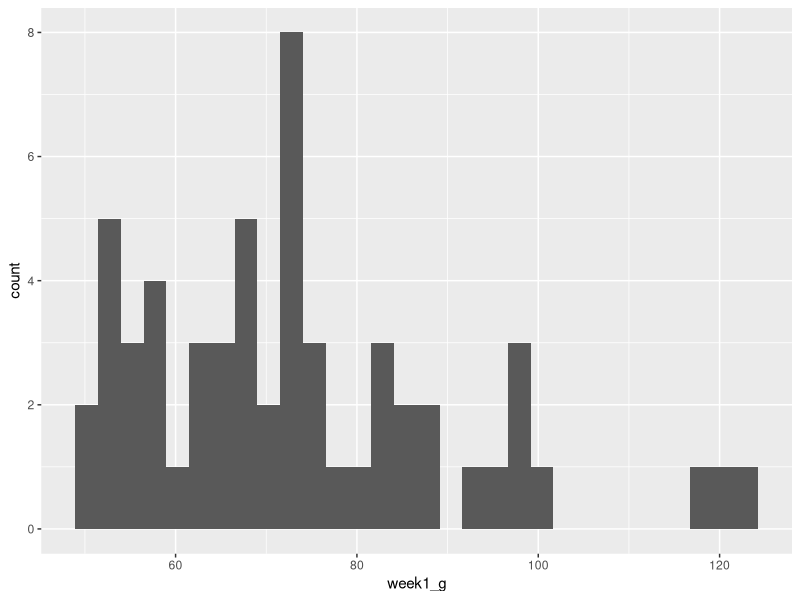
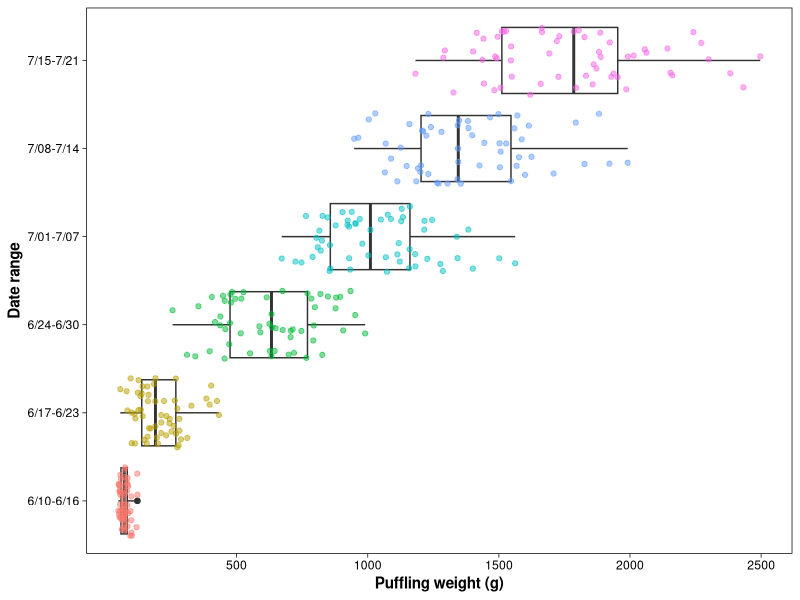
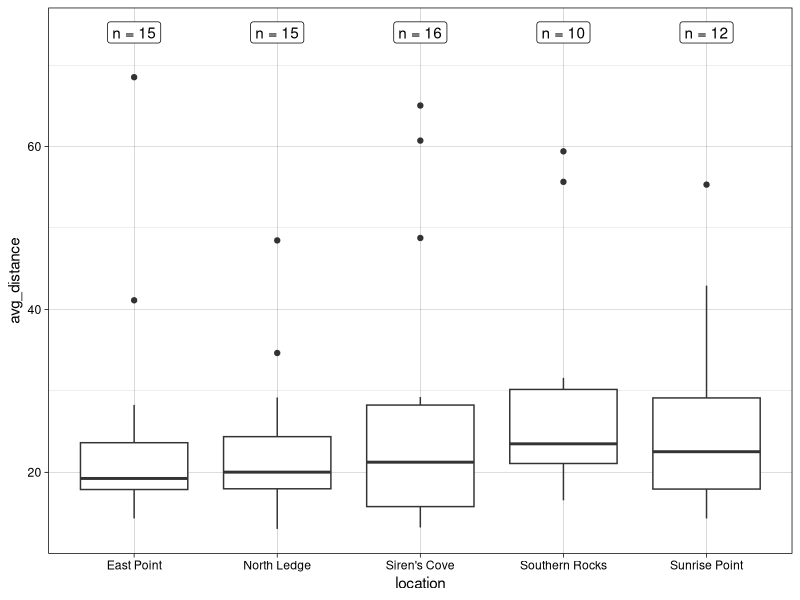
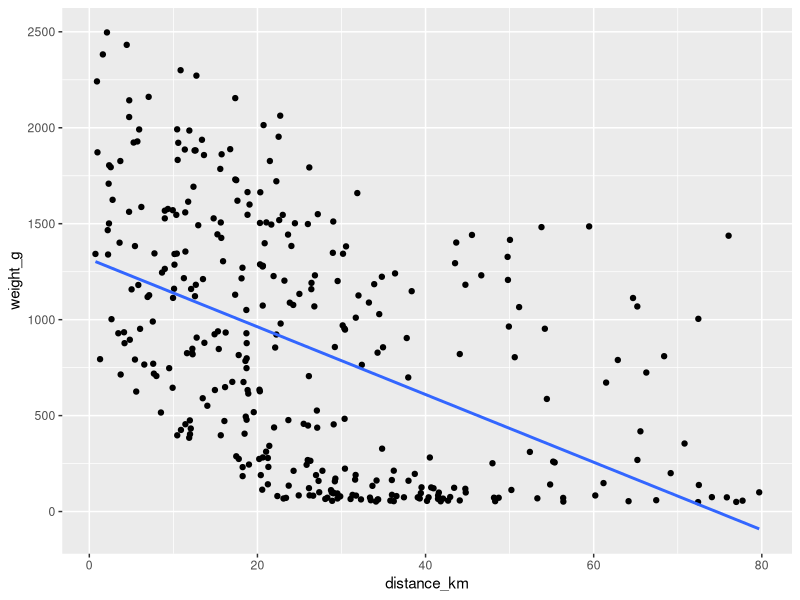
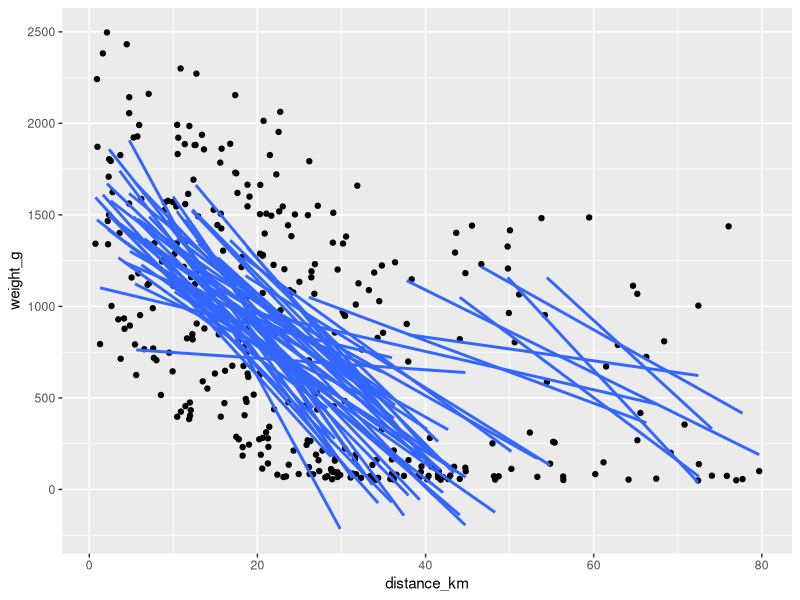
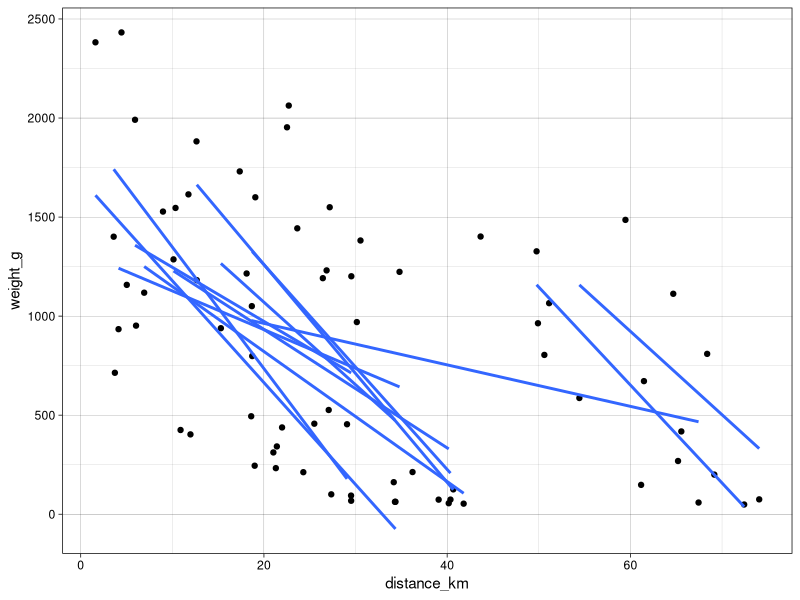
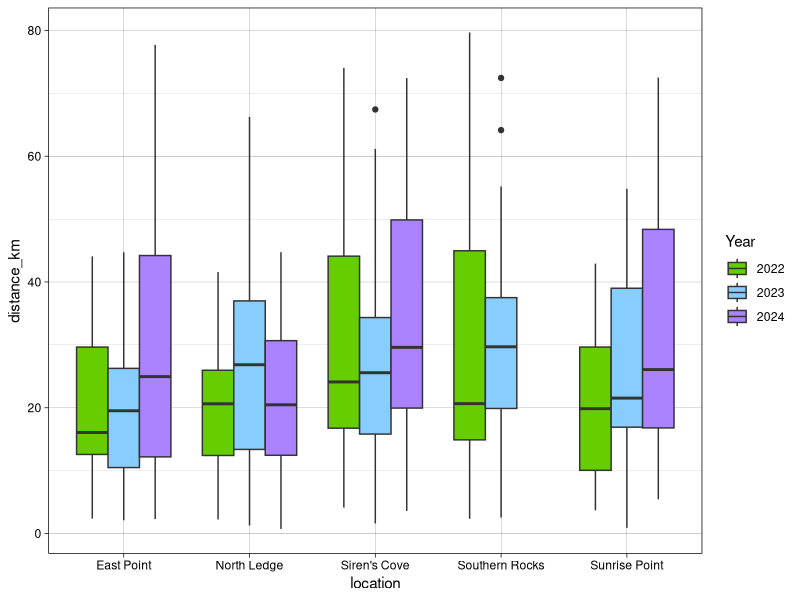
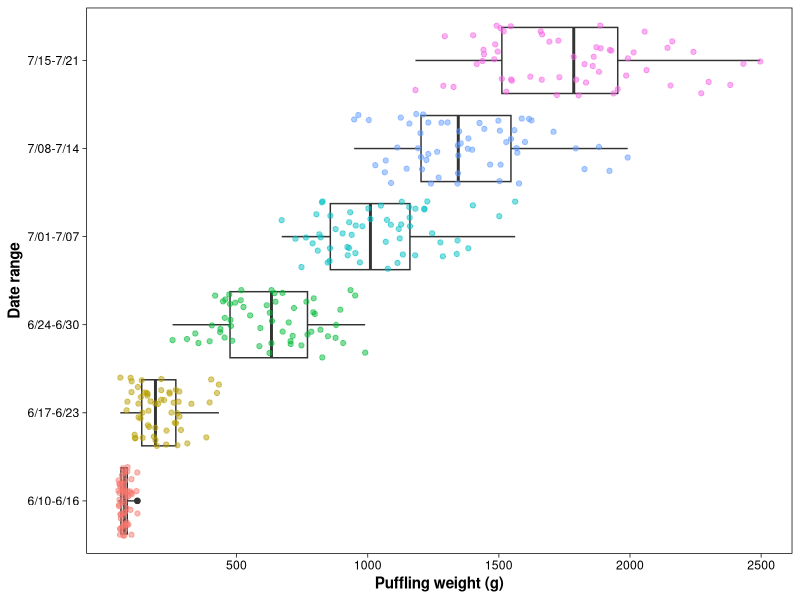

The R script that drew these images, in order: (Note: this script raises an error after producing the figures.)
## ---- chunk 1
# install.packages("tidyverse")

library(tidyverse) # this includes ggplot2, dplyr, tidyr, stringr, and more!
library(glue)
## ---- chunk 2
setwd("~/Desktop/Repos/2024-afo.sco.wos-tidyverse-workshop")

pufflings <- read_csv("puffling_weights.csv")
puffins <- read_csv("Fratercula_foraging.csv")
dates <- read_csv("Fratercula_sampling_dates.csv")
## ---- chunk 3
# a very basic visual
ggplot() +
  geom_histogram(data = pufflings, aes(x = week1_g))

pufflings <- pufflings %>%
  
  # "tidy" data by splitting each data point into its own row
  pivot_longer(cols = starts_with("week"),
               names_to = "week",
               values_to = "weight_g") %>%
  
  # intro to regular expressions: extract just the number out of each "weekX" label
  mutate(week = str_extract(week, "[0-9]"))

weeks <- dates %>%
  
  # "tidy" date data to prepare for further transformation
  pivot_longer(cols = everything(),
               names_to = "week",
               names_prefix = "week",   # this removes the specified prefix from each column name
               values_to = "date") %>%
  
  # output the first and last day in each week bracket
  group_by(week) %>%
  summarise(start = min(date),
            end = max(date)) %>%
  
  # create a new column from the above data
  mutate(label = glue("{start}-{end}")) # this is equivalent to `mutate(label = paste0(start, "-", end))`

# remove the leading zeros from the dates for ease of human-readability
weeks$label <- str_remove_all(weeks$label, "^0|(?<=-)0")

# create a more well-developed plot
ggplot(pufflings, aes(x = week, y = weight_g)) +
  # add a boxplot layer
  geom_boxplot() +
  
  # using the same data, layer points on top of boxplots & set the color variable to `week`
  # (this is more an aesthetic choice rather than particularly meaningful)
  geom_jitter(aes(col = week), alpha = 0.5) +
  
  # change the x-axis labels to those developed above
  scale_x_discrete(labels = weeks$label) +
  
  # change the y-axis scale
  scale_y_continuous(breaks = seq(500, 2500, by = 500)) +
  
  # change the axis labels
  labs(x = "Date range", y = "Puffling weight (g)") +
  
  # rotate the plot
  coord_flip() +
  
  # change the theme
  theme_linedraw() +
  #theme_classic() +
  
  # customize particular aspects of the theme: remove the background grid and the (redundant) legend
  theme(panel.grid = element_blank(),
        axis.title = element_text(face = "bold"),
        legend.position = "none")

ggsave("puffling_growth.png", width = 6, height = 8, units = "in", dpi = 600)
## ---- chunk 4
# average each adult's foraging distances across all six weeks
puffin_avgs <- puffins %>%
  rowwise() %>%
  summarise(nest = nest,
            location = location,
            avg_distance = mean(c_across(starts_with("week"))))

sample_sizes <- puffin_avgs %>%
  group_by(location) %>%
  summarise(number = n())

ggplot(puffin_avgs, aes(x = location, y = avg_distance)) +
  geom_boxplot() +
  # geom_text(data = sample_sizes, aes(label = paste("n =", number),
  #                                    x = location,
  #                                    y = round(max(puffin_avgs$avg_distance, na.rm = TRUE)) + 5)) +
  geom_label(data = sample_sizes, aes(label = paste("n =", number),
                                     x = location,
                                     y = round(max(puffin_avgs$avg_distance, na.rm = TRUE)) + 5)) +
  theme_linedraw()
## ---- chunk 5
# tidy adult puffin data
puffins <- pivot_longer(puffins,
                        cols = starts_with("week"),
                        names_to = "week",
                        values_to = "distance_km") %>%
  
  # extract digits from character strings
  mutate(week = str_extract(week, "[0-9]"))

# merge adult and puffling data frames by common variables
puffins_combined1 <- left_join(puffins, pufflings, join_by(nest == chick, location, week))

puffins_combined2 <- left_join(pufflings, puffins, join_by(chick == nest, location, week))

puffins_combined <- right_join(puffins, pufflings, join_by(nest == chick, location, week))

# visualize newly merged data
ggplot(puffins_combined, aes(x = distance_km, y = weight_g)) +
  geom_point() +
  
  # add a linear regression line
  geom_smooth(method = "lm", se = FALSE)

# plot the same thing but creating separate trend lines for each nest
ggplot(puffins_combined, aes(x = distance_km, y = weight_g, group = nest)) +
  geom_point() +
  geom_smooth(method = "lm", se = FALSE)

puffins_combined %>%
  filter(location == "Siren's Cove") %>%
  ggplot(aes(x = distance_km, y = weight_g, group = nest)) +
  geom_point() +
  geom_smooth(method = "lm", se = FALSE) +
  theme_linedraw()
## ---- chunk 6
puffins_combined <- puffins_combined %>%
  mutate(year = case_when(str_detect(nest, "A[A-Z]") ~ 2023,
                          str_detect(nest, "B[A-Z]") ~ 2024,
                          .default = 2022))

# plot annual variation in foraging distances
puffins_combined %>%
  
  # add in missing combination(s) of location & year for consistent boxplot spacing!
  complete(location, year) %>%
  
  # ^note that this above is piped directly into ggplot
  ggplot(aes(x = location, y = distance_km, fill = as.factor(year))) +
  geom_boxplot(position = position_dodge(preserve = "single")) +
  scale_fill_manual(values = c("chartreuse3", "skyblue1", "mediumpurple1"),
                    name = "Year") +
  theme_linedraw()

# calculate the pufflings' weight change from week to week
puffins_combined <- puffins_combined %>%
  group_by(nest) %>%
  mutate(growth = weight_g - lag(weight_g)) %>%
  
  # fill NAs (first week at each nest) with first-week weight gain
  replace_na(growth, week1)

# plot growth against distance; go over the difference b/w `aes(col = )` and `col = `
ggplot() +
  #geom_point(data = puffins_combined, aes(distance_km, growth), col = "orangered") +
  geom_point(data = puffins_combined, aes(distance_km, growth, col = location,
                                          shape = location)) +
  labs(y = "Growth (g/week)") +
  labs(y = expression("Growth (g week"^-1*")")) +
  theme_linedraw()

# prepare to plot data by time
dates <- dates %>%
  mutate(across(starts_with("week"), ~ as.Date(.x, format = "%m/%d"))) %>%
  pivot_longer(cols = starts_with("week"),
               names_to = "week",
               names_prefix = "week",
               values_to = "date") %>%
  separate_wider_delim(date, delim = "-", names = c("month", "day", "year"),
                       cols_remove = FALSE)

puffins_combined <- puffins_combined %>%
  left_join(dates)  # without join_by(), all variables in common are used

write_csv(puffins_combined, "allData.csv")
write.csv(puffins_combined, "allData2.csv")

ggplot() +
  geom_line(data = puffins_combined, aes(x = date, y = weight_g, group = nest, col = as.factor(year))) +
  facet_wrap( ~ factor(location,
                       levels = unique(puffins_combined$location))) +
  theme_linedraw()
